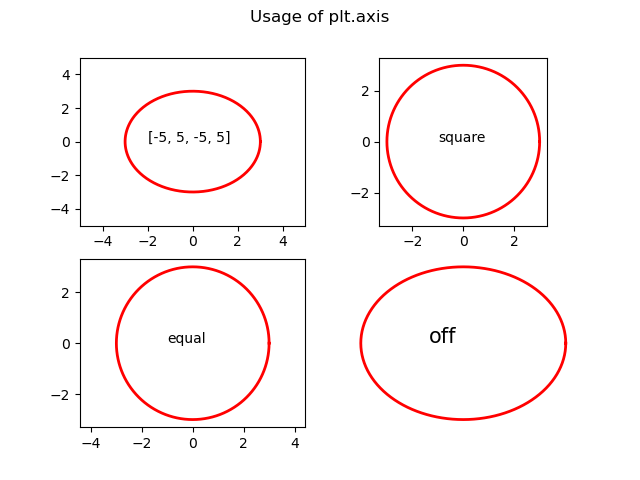

The Python source for this figure:
#------------------------------------------------
#   CH_12_12_EX_1_Pyplot_AxisTicksGrids_Axis.py
#------------------------------------------------
import numpy as np
import matplotlib.pyplot as plt
#
theta = np.linspace(0, 2*np.pi, 361)
x = 3 * np.cos(theta)
y = 3 * np.sin(theta)
#
fig1 = plt.figure(1)
plt.subplot(2,2,1)
#----- 設定數值
plt.plot(x, y, 'r-', lw = 2)
plt.axis([-5, 5, -5, 5])
plt.text(-2, 0., '[-5, 5, -5, 5]')
#----- 設定 square
plt.subplot(2,2,2)
plt.plot(x, y, 'r-', lw = 2)
plt.axis('square')
plt.text(-1, 0., 'square')
#----- 設定 equal
plt.subplot(2,2,3)
plt.plot(x, y, 'r-', lw = 2)
plt.axis('equal')
plt.text(-1, 0., 'equal')
#----- 設定 off
plt.subplot(2,2,4)
plt.plot(x, y, 'r-', lw = 2)
plt.axis('off')
plt.text(-1, 0., 'off', fontsize = 15)
#
plt.suptitle('Usage of plt.axis')
plt.savefig('CH_12_12_EX_1_Pyplot_AxisTicksGrids_Axis.png')
plt.show()












































































	


